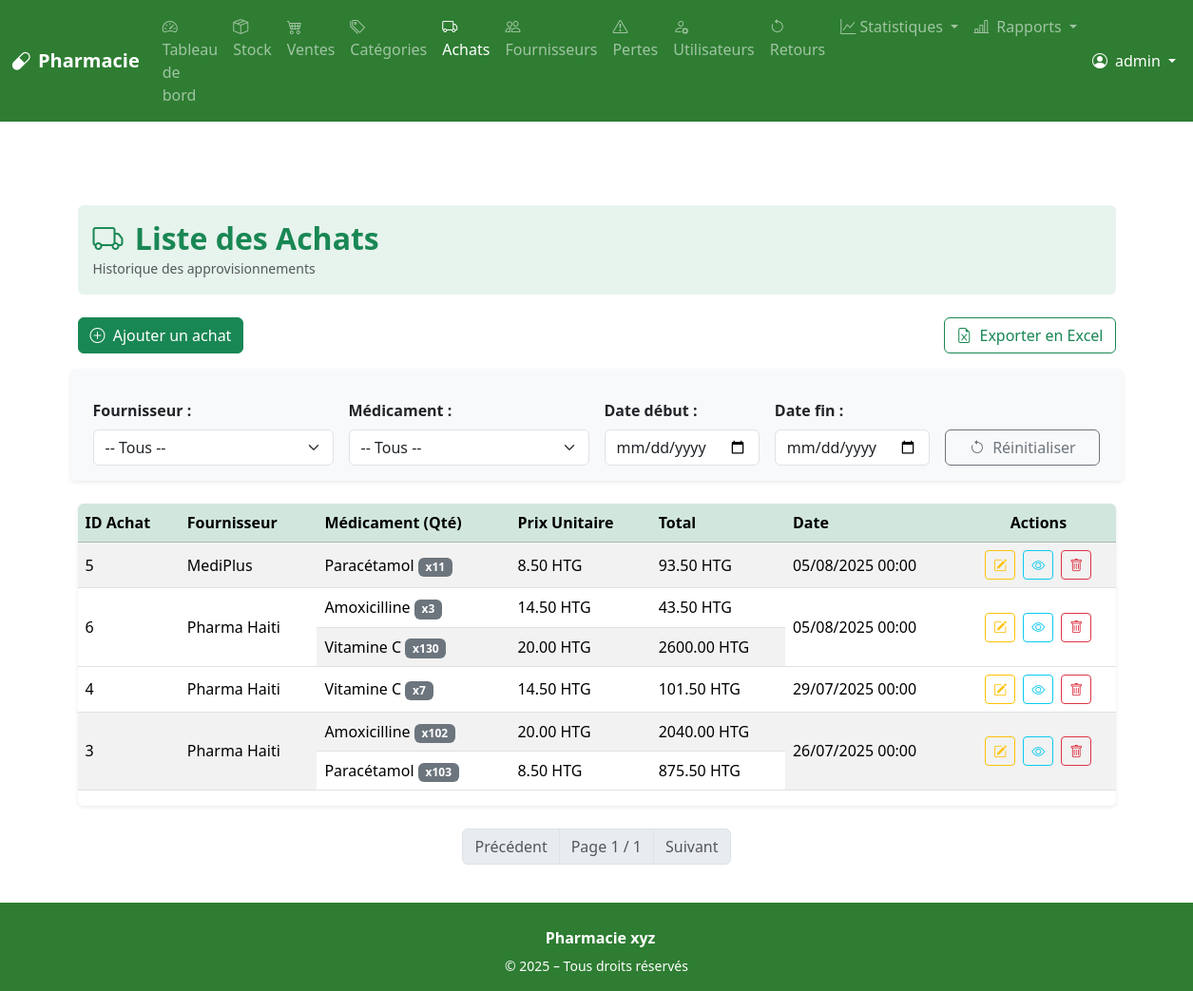
Page /purchases/ (signed in) on the committed database.
### app/models.py (models this page shows, shortened)
class User(UserMixin, db.Model):
    id = db.Column(db.Integer, primary_key=True)
    username = db.Column(db.String(80), unique=True, nullable=False)
    password = db.Column(db.String(200), nullable=False)
    role = db.Column(db.String(20), nullable=False)  # admin, pharmacien, vendeur...
    is_active = db.Column(db.Boolean, default=True)
    last_login = db.Column(db.DateTime, nullable=True)
    sales = db.relationship('Sale', back_populates='user')

class Purchase(db.Model):
    id = db.Column(db.Integer, primary_key=True)
    supplier_id = db.Column(db.Integer, db.ForeignKey('supplier.id'), nullable=False)
    purchase_date = db.Column(db.DateTime, default=datetime.utcnow)
    commentaire = db.Column(db.Text, nullable=True)
    supplier = db.relationship('Supplier', back_populates='purchases')
    items = db.relationship('PurchaseItem', back_populates='purchase', cascade='all, delete-orphan')

class Supplier(db.Model):
    id = db.Column(db.Integer, primary_key=True)
    name = db.Column(db.String(100), nullable=False)
    contact = db.Column(db.String(15))
    address = db.Column(db.Text)
    purchases = db.relationship('Purchase', back_populates='supplier')

class PurchaseItem(db.Model):
    id = db.Column(db.Integer, primary_key=True)
    purchase_id = db.Column(db.Integer, db.ForeignKey('purchase.id'), nullable=False)
    drug_id = db.Column(db.Integer, db.ForeignKey('drug.id'), nullable=False)
    quantity = db.Column(db.Integer, nullable=False)
    unit_price = db.Column(db.Float, nullable=False)
    purchase = db.relationship('Purchase', back_populates='items')
    drug = db.relationship('Drug', back_populates='purchase_items')
    @property
    def total_price(self):
        return self.quantity * self.unit_price

class Drug(db.Model):
    id = db.Column(db.Integer, primary_key=True)
    name = db.Column(db.String(100), nullable=False)
    unit = db.Column(db.String(30))  # comprimé, flacon, etc.
    price = db.Column(db.Float, nullable=False)
    expiration_date = db.Column(db.Date, nullable=False)
    commentaire = db.Column(db.Text, nullable=True)
    category_id = db.Column(db.Integer, db.ForeignKey('category.id'), nullable=True)
    category = db.relationship('Category', back_populates='drugs')
    sales = db.relationship('SaleItem', back_populates='drug')
    losses = db.relationship('LossRecord', back_populates='drug')
    purchase_items = db.relationship('PurchaseItem', back_populates='drug')

### app/routes/purchase.py (the view)
@bp.route('/', methods=['GET'])
@login_required
@staff_required
def list_purchases():
    query = Purchase.query.options(joinedload(Purchase.items).joinedload(PurchaseItem.drug))
    supplier_id = request.args.get('supplier_id', type=int)
    drug_id = request.args.get('drug_id', type=int)
    start_date = request.args.get('start_date')
    end_date = request.args.get('end_date')
    page = request.args.get('page', 1, type=int)
    per_page = 10  # Nombre d’achats par page
    if supplier_id:
        query = query.filter(Purchase.supplier_id == supplier_id)
    if start_date:
        query = query.filter(Purchase.purchase_date >= start_date)
    if end_date:
        query = query.filter(Purchase.purchase_date <= end_date)
    if drug_id:
        query = query.join(Purchase.items).filter(PurchaseItem.drug_id == drug_id)
    purchases = query.order_by(Purchase.purchase_date.desc()).paginate(page=page, per_page=per_page, error_out=False)
    suppliers = Supplier.query.all()
    drugs = Drug.query.order_by(Drug.name).all()
    delete_form_purchase = DeletePurchaseForm()
    return render_template(
        'purchase/list.html',
        purchases=purchases,
        suppliers=suppliers,
        drugs=drugs,
        delete_form_purchase=delete_form_purchase
    )

### app/forms.py
class DeletePurchaseForm(FlaskForm):
    pass

### app/routes/auth.py (called while the page is built)
@login_manager.user_loader
def load_user(user_id):
    return User.query.get(int(user_id))

### app/routes/supplier.py (called while the page is built)
def staff_required(f):
    from functools import wraps
    @wraps(f)
    def decorated_function(*args, **kwargs):
        if not current_user.is_authenticated or current_user.role not in ['admin', 'pharmacien']:
            abort(403)
        return f(*args, **kwargs)
    return decorated_function

### app/templates/purchase/list.html (shortened to what this page needs)
{% extends "base.html" %}
{% block content %}
<div class="container mt-5">
  <div class="bg-success bg-opacity-10 p-3 rounded mb-4">
    <h2 class="text-success fw-bold mb-0"><i class="bi bi-truck me-1"></i> Liste des Achats</h2>
    <small class="text-muted">Historique des approvisionnements</small>
  </div>
  <div class="d-flex justify-content-between mb-3 flex-wrap gap-2">
    <a href="{{ url_for('purchase.new_purchase') }}" class="btn btn-success">
      <i class="bi bi-plus-circle me-1"></i> Ajouter un achat
    </a>
    <a href="{{ url_for('purchase.export_purchases', supplier_id=request.args.get('supplier_id'), drug_id=request.args.get('drug_id'), start_date=request.args.get('start_date'), end_date=request.args.get('end_date')) }}"
     class="btn btn-outline-success">
    <i class="bi bi-file-earmark-excel me-1"></i> Exporter en Excel
  </a>
  </div>
  <form method="get" class="row g-3 mb-4 align-items-end shadow-sm p-3 rounded bg-light mt-3">
    <div class="col-md-3">
      <label for="supplier_id" class="form-label fw-semibold">Fournisseur :</label>
      <select name="supplier_id" id="supplier_id" class="form-select" onchange="this.form.submit()">
        <option value="">-- Tous --</option>
      </select>
    </div>
    <div class="col-md-3">
      <label for="drug_id" class="form-label fw-semibold">Médicament :</label>
      <select name="drug_id" id="drug_id" class="form-select" onchange="this.form.submit()">
        <option value="">-- Tous --</option>
      </select>
    </div>
    <div class="col-md-2">
      <label for="start_date" class="form-label fw-semibold">Date début :</label>
      <input type="date" name="start_date" id="start_date" class="form-control"
             value="{{ request.args.get('start_date', '') }}" onchange="this.form.submit()">
    </div>
    <div class="col-md-2">
      <label for="end_date" class="form-label fw-semibold">Date fin :</label>
      <input type="date" name="end_date" id="end_date" class="form-control"
             value="{{ request.args.get('end_date', '') }}" onchange="this.form.submit()">
    </div>
    <div class="col-md-2 d-grid">
      <a href="{{ url_for('purchase.list_purchases') }}" class="btn btn-outline-secondary mt-1">
        <i class="bi bi-arrow-counterclockwise me-1"></i> Réinitialiser
      </a>
    </div>
  </form>
  {% if purchases %}
  <div class="table-responsive shadow-sm rounded">
    <table class="table table-striped table-hover align-middle">
      <thead class="table-success">
        <tr>
          <th>ID Achat</th>
          <th>Fournisseur</th>
          <th>Médicament (Qté)</th>
          <th>Prix Unitaire</th>
          <th>Total</th>
          <th>Date</th>
          <th class="text-center">Actions</th>
        </tr>
      </thead>
      <tbody>
        {% for purchase in purchases %}
        <tr>
          <td rowspan="{{ purchase.items|length }}">{{ purchase.id }}</td>
          <td rowspan="{{ purchase.items|length }}">{{ purchase.supplier.name }}</td>
          {% for item in purchase.items %}
            {% if not loop.first %}</tr><tr>{% endif %}
            <td>{{ item.drug.name }} <span class="badge bg-secondary">x{{ item.quantity }}</span></td>
            <td>{{ "%.2f"|format(item.unit_price) }} HTG</td>
            <td>{{ "%.2f"|format(item.total_price) }} HTG</td>
            {% if loop.first %}
            <td rowspan="{{ purchase.items|length }}">{{ purchase.purchase_date.strftime('%d/%m/%Y %H:%M') if purchase.purchase_date else '-' }}</td>
            <td rowspan="{{ purchase.items|length }}" class="text-center">
              <div class="d-flex justify-content-center gap-2">
                <a href="{{ url_for('purchase.edit_purchase', purchase_id=purchase.id) }}" class="btn btn-sm btn-outline-warning" title="Modifier">
                  <i class="bi bi-pencil-square"></i>
                </a>
                <a href="{{ url_for('purchase.view_purchase', purchase_id=purchase.id) }}" class="btn btn-sm btn-outline-info" title="Détails">
                  <i class="bi bi-eye"></i>
                </a>
                  <button type="button" class="btn btn-sm btn-outline-danger" title="Supprimer"
                          data-bs-toggle="modal" data-bs-target="#deleteModal{{ purchase.id }}">
                      <i class="bi bi-trash"></i>
                  </button>
              </div>
            </td>
            {% endif %}
          {% endfor %}
        </tr>
        {% endfor %}
      </tbody>
    </table>
  </div>
<nav class="mt-4">
    <ul class="pagination justify-content-center">
        {% if purchases.has_prev %}
        <li class="page-item">
            <a class="page-link text-success"
               href="{{ url_for('purchase.list_purchases', page=purchases.prev_num, supplier_id=supplier_id, drug_id=drug_id, start_date=start_date, end_date=end_date) }}">
                Précédent
            </a>
        </li>
        {% else %}
        <li class="page-item disabled">
            <span class="page-link">Précédent</span>
        </li>
        {% endif %}
        <li class="page-item disabled">
            <span class="page-link">Page {{ purchases.page }} / {{ purchases.pages }}</span>
        </li>
        {% if purchases.has_next %}
        <li class="page-item">
            <a class="page-link text-success"
               href="{{ url_for('purchase.list_purchases', page=purchases.next_num, supplier_id=supplier_id, drug_id=drug_id, start_date=start_date, end_date=end_date) }}">
                Suivant
            </a>
        </li>
        {% else %}
        <li class="page-item disabled">
            <span class="page-link">Suivant</span>
        </li>
        {% endif %}
    </ul>
</nav>
  {% else %}
  <div class="alert alert-info mt-4 text-center">
    <i class="bi bi-info-circle me-2"></i> Aucun achat trouvé pour les critères sélectionnés.
  </div>
  {% endif %}
</div>
{% endblock %}

### app/templates/base.html (shortened to what this page needs)
<!DOCTYPE html>
<html lang="fr">
<head>
    <link href="https://cdn.jsdelivr.net/npm/bootstrap@5.3.3/dist/css/bootstrap.min.css" rel="stylesheet" />
    <link href="https://cdn.jsdelivr.net/npm/bootstrap-icons@1.11.1/font/bootstrap-icons.css" rel="stylesheet">
</head>
<body>
<nav class="navbar navbar-expand-lg navbar-dark" style="background-color: #2e7d32;">
  <div class="container-fluid">
    <a class="navbar-brand fw-bold" href="{{ url_for('dashboard.dashboard') }}">
      <i class="bi bi-capsule me-2"></i>Pharmacie
    </a>
    <div class="collapse navbar-collapse" id="navMenu">
      {% if current_user.is_authenticated %}
      <ul class="navbar-nav me-auto mb-2 mb-lg-0">
        <li class="nav-item">
          <a class="nav-link {% if request.endpoint == 'dashboard.dashboard' %}active{% endif %}" href="{{ url_for('dashboard.dashboard') }}">
            <i class="bi bi-speedometer2 me-1"></i> Tableau de bord
          </a>
        </li>
        <li class="nav-item">
          <a class="nav-link {% if request.endpoint == 'drug.list_drugs' %}active{% endif %}" href="{{ url_for('drug.list_drugs') }}">
            <i class="bi bi-box-seam me-1"></i> Stock
          </a>
        </li>
        <li class="nav-item">
          <a class="nav-link {% if request.endpoint == 'sale.list_sales' %}active{% endif %}" href="{{ url_for('sale.list_sales') }}">
            <i class="bi bi-cart4 me-1"></i> Ventes
          </a>
        </li>
        {% if current_user.role in ['admin', 'pharmacien'] %}
        <li class="nav-item">
          <a class="nav-link {% if request.endpoint == 'category.list_categories' %}active{% endif %}" href="{{ url_for('category.list_categories') }}">
            <i class="bi bi-tags me-1"></i> Catégories
          </a>
        </li>
        <li class="nav-item">
          <a class="nav-link {% if request.endpoint == 'purchase.list_purchases' %}active{% endif %}" href="{{ url_for('purchase.list_purchases') }}">
            <i class="bi bi-truck me-1"></i> Achats
          </a>
        </li>
        <li class="nav-item">
          <a class="nav-link {% if request.endpoint == 'supplier.list_suppliers' %}active{% endif %}" href="{{ url_for('supplier.list_suppliers') }}">
            <i class="bi bi-people me-1"></i> Fournisseurs
          </a>
        </li>
        <li class="nav-item">
          <a class="nav-link {% if request.endpoint == 'drug.list_losses' %}active{% endif %}" href="{{ url_for('drug.list_losses') }}">
            <i class="bi bi-exclamation-triangle me-1"></i> Pertes
          </a>
        </li>
        {% endif %}
        {% if current_user.role == 'admin' %}
        <li class="nav-item">
          <a class="nav-link {% if request.endpoint == 'admin.list_users' %}active{% endif %}" href="{{ url_for('admin.list_users') }}">
            <i class="bi bi-person-gear me-1"></i> Utilisateurs
          </a>
        </li>
        <li class="nav-item">
          <a class="nav-link {% if request.endpoint == 'sale.list_returns' %}active{% endif %}" href="{{ url_for('sale.list_returns') }}">
            <i class="bi bi-arrow-counterclockwise me-1"></i> Retours
          </a>
        </li>
        <li class="nav-item dropdown">
          <a class="nav-link dropdown-toggle" href="#" id="statsDropdown" role="button" data-bs-toggle="dropdown">
            <i class="bi bi-graph-up"></i> Statistiques
          </a>
        </li>
        <li class="nav-item dropdown">
            <a class="nav-link dropdown-toggle" href="#" id="rapportDropdown" role="button" data-bs-toggle="dropdown" aria-expanded="false">
                <i class="bi bi-bar-chart-line me-1"></i> Rapports
            </a>
        </li>
        {% endif %}
      </ul>
      <ul class="navbar-nav ms-auto align-items-center">
        <li class="nav-item dropdown">
          <a class="nav-link dropdown-toggle text-white" href="#" id="userDropdown" role="button" data-bs-toggle="dropdown" aria-expanded="false">
            <i class="bi bi-person-circle me-1"></i> {{ current_user.username }}
          </a>
        </li>
      </ul>
      {% endif %}
    </div>
  </div>
</nav>
<main class="flex-grow-1 py-4">
    <div class="container mt-4">
        {% block content %}{% endblock %}
    </div>
</main>
  {% include 'footer.html' %}
</body>
</html>

### app/templates/base.html (style rules this page uses)
html, body { height: 100%; }
body { display: flex; flex-direction: column; }
main { flex: 1; }

### rows in the picture
User: username "admin"
Purchase: id "5", supplier.name "MediPlus", purchase_date "05/08/2025 00:00"
PurchaseItem: drug.name "Paracétamol", quantity "11", unit_price "8.50", total_price "93.50"
Purchase: id "6", supplier.name "Pharma Haiti", purchase_date "05/08/2025 00:00"
PurchaseItem: drug.name "Amoxicilline", quantity "3", unit_price "14.50", total_price "43.50"
PurchaseItem: drug.name "Vitamine C", quantity "130", unit_price "20.00", total_price "2600.00"
Purchase: id "4", supplier.name "Pharma Haiti", purchase_date "29/07/2025 00:00"
PurchaseItem: drug.name "Vitamine C", quantity "7", unit_price "14.50", total_price "101.50"
Purchase: id "3", supplier.name "Pharma Haiti", purchase_date "26/07/2025 00:00"
PurchaseItem: drug.name "Amoxicilline", quantity "102", unit_price "20.00", total_price "2040.00"
PurchaseItem: drug.name "Paracétamol", quantity "103", unit_price "8.50", total_price "875.50"

### other values in the picture
{{ purchases.page }} "1"
{{ purchases.pages }} "1"
